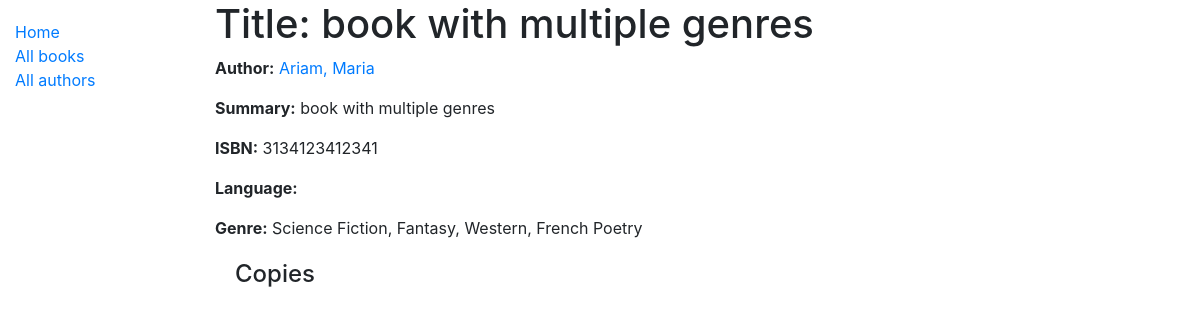
The app's page /catalog/book/4, older data.
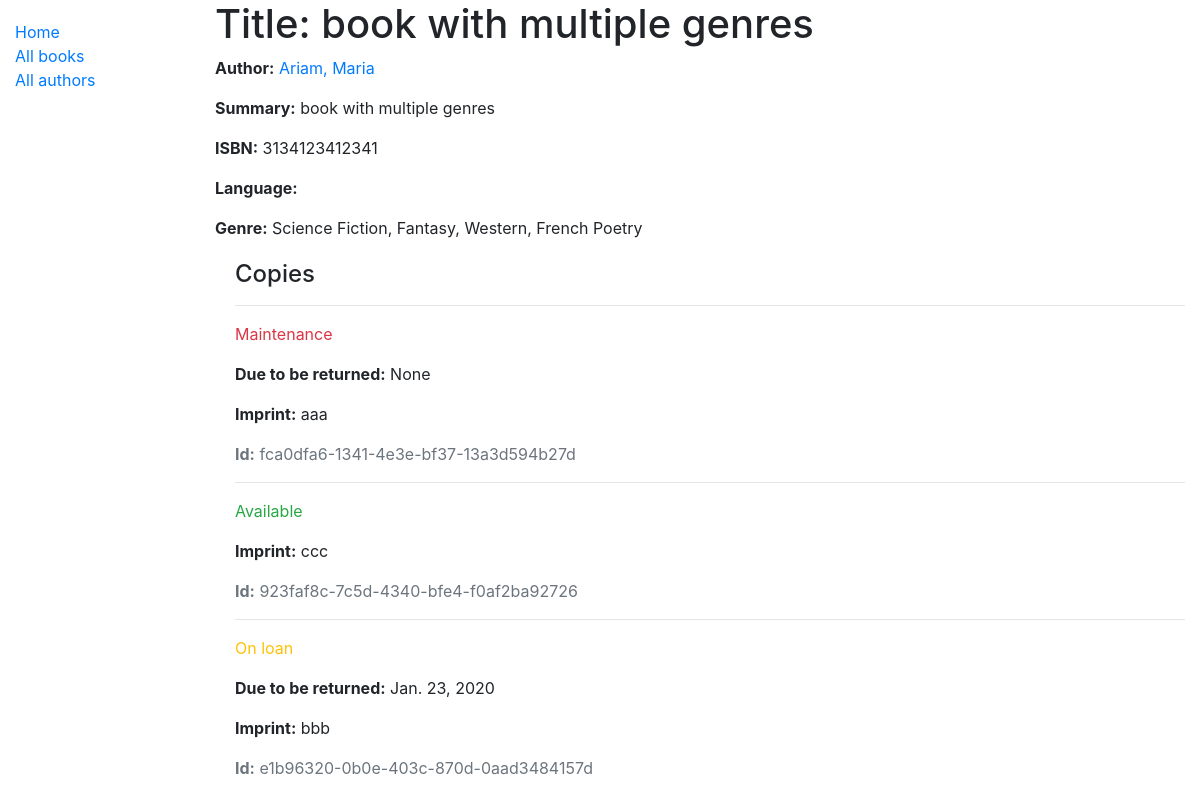
The same page, newer data.
### catalog/models.py (models this page shows, shortened)
class Book(models.Model):
    title = models.CharField(max_length=200)
    author = models.ForeignKey('Author', on_delete=models.SET_NULL, null=True)
    summary = models.TextField(max_length=1000, help_text='Enter a brief description of the book')
    isbn = models.CharField('ISBN', max_length=13, help_text='13 Character <a href="https://www.isbn-international.org/content/what-isbn">ISBN number</a>')
    genre = models.ManyToManyField(Genre, help_text='Select a genre for this book')
    def display_genre(self):
        """Because one book can have multiple genres, creates a string with the first 3 Genres.
         This is required to display genre in Admin."""
        return ', '.join([genre.name for genre in self.genre.all()[:3]])
    display_genre.short_description = 'Genre'

class Author(models.Model):
    first_name = models.CharField(max_length=100)
    last_name = models.CharField(max_length=100)
    date_of_birth = models.DateField(null=True, blank=True)
    date_of_death = models.DateField('Died', null=True, blank=True)
    class Meta:
        ordering = ['last_name', 'first_name']
    def __str__(self):
        return f'{self.last_name}, {self.first_name}'

class Genre(models.Model):
    name = models.CharField(max_length=200, help_text='Enter a book genre (e.g. Science Fiction)')
    def __str__(self):
        return self.name

class BookInstance(models.Model):
    id = models.UUIDField(primary_key=True, default=uuid.uuid4, help_text='Unique ID for this particular book across whole library')
    book = models.ForeignKey('Book', on_delete=models.SET_NULL, null=True)
    imprint = models.CharField(max_length=200, help_text='version details of a book')
    due_back = models.DateField(null=True, blank=True)
    LOAN_STATUS = (
        ('m', 'Maintenance'),
        ('o', 'On loan'),
        ('a', 'Available'),
        ('r', 'Reserved'),
    )
    status = models.CharField(
        max_length=1,
        choices=LOAN_STATUS,
        blank=True,
        default='m',
        help_text='Book availability',
    )
    class Meta:
        ordering = ['due_back']

### catalog/views.py (the view)
# urls.py: path('book/<int:pk>', views.BookDetailView.as_view(), name='book-detail'),
class BookDetailView(generic.DetailView):
    model = Book

### catalog/templates/catalog/book_detail.html
{% extends "base_generic.html" %}
{% block content %}
  <h1>Title: {{ book.title }}</h1>
  <p><strong>Author:</strong> <a href="{% url 'author-detail' book.author.pk %}">{{ book.author }}</a></p>
  <p><strong>Summary:</strong> {{ book.summary }}</p>
  <p><strong>ISBN:</strong> {{ book.isbn }}</p>
  <p><strong>Language:</strong> {{ book.language }}</p>
  <p><strong>Genre:</strong> {{ book.genre.all|join:", " }}</p>
  <div style="margin-left:20px;margin-top:20px">
    <h4>Copies</h4>
    {% for copy in book.bookinstance_set.all %}
      <hr>
      <p class="{% if copy.status == 'a' %}text-success{% elif copy.status == 'm' %}text-danger{% else %}text-warning{% endif %}">
        {{ copy.get_status_display }}
      </p>
      {% if copy.status != 'a' %}
        <p><strong>Due to be returned:</strong> {{ copy.due_back }}</p>
      {% endif %}
      <p><strong>Imprint:</strong> {{ copy.imprint }}</p>
      <p class="text-muted"><strong>Id:</strong> {{ copy.id }}</p>
    {% endfor %}
  </div>
{% endblock %}

### catalog/templates/base_generic.html (shortened to what this page needs)
<!DOCTYPE html>
<html lang="en">
<head>
  <link rel="stylesheet" href="https://stackpath.bootstrapcdn.com/bootstrap/4.1.3/css/bootstrap.min.css">
  {% load static %}
  <link rel="stylesheet" href="{% static 'css/styles.css' %}">
</head>
<body>
  <div class="container-fluid">
    <div class="row">
      <div class="col-sm-2">
      {% block sidebar %}
        <ul class="sidebar-nav">
          <li><a href="{% url 'index' %}">Home</a></li>
          <li><a href="{% url 'books' %}">All books</a></li>
          <li><a href="{% url 'authors' %}">All authors</a></li>
        </ul>
      {% endblock %}
      </div>
      <div class="col-sm-10 ">
        {% block content %}
        {% endblock %}
      </div>
    </div>
  </div>
</body>
</html>

### catalog/static/css/styles.css (style rules this page uses)
.sidebar-nav { margin-top: 20px; padding: 0; list-style: none; }

Row changes from the older to the newer data that the page shows:
added BookInstance: status "Maintenance", due_back "None", imprint "aaa", id "fca0dfa6-1341-4e3e-bf37-13a3d594b27d"
added BookInstance: status "Available", imprint "ccc", id "923faf8c-7c5d-4340-bfe4-f0af2ba92726"
added BookInstance: status "On loan", due_back "Jan. 23, 2020", imprint "bbb", id "e1b96320-0b0e-403c-870d-0aad3484157d"
